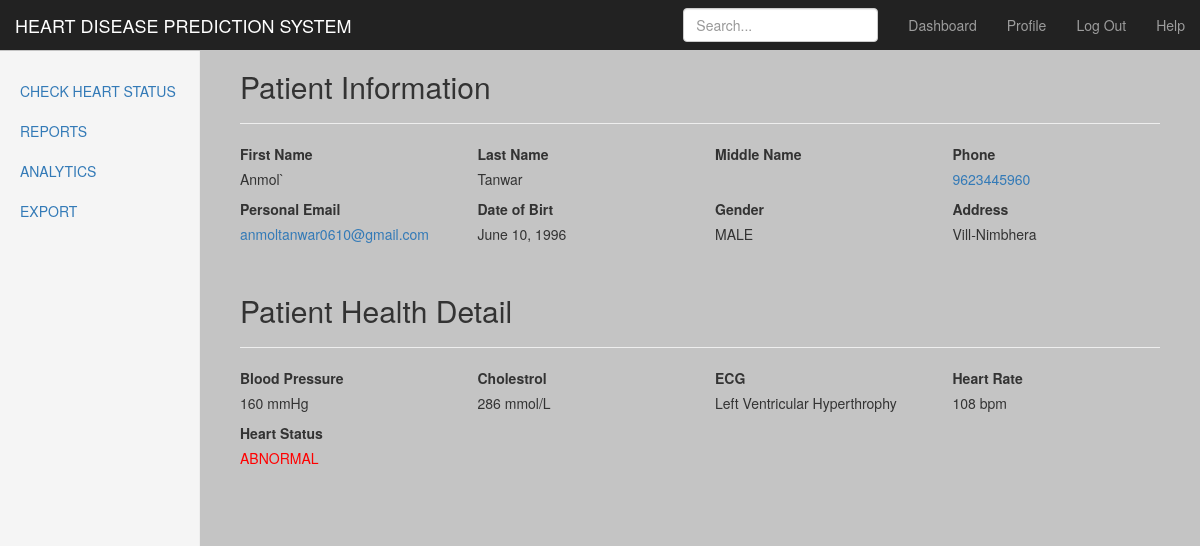
/hdps/prediction/ (signed in), run on the app's committed database.
### hdps/models.py (models this page shows, shortened)
class Profile(models.Model):
    user = models.OneToOneField(settings.AUTH_USER_MODEL, primary_key = True,on_delete=models.CASCADE)
    age = models.IntegerField(blank=True,null=True)
    birth_date = models.DateField(null=True, blank=True)
    phone_no = models.IntegerField()
    address = models.CharField(max_length=30, blank=True)
    profile_pic = models.ImageField(blank=True,null=True)

class UserReport(models.Model):
    SEX_CHOICES = [
        (1,'Male'),
        (0,'Female'),
        (0,'Others')
    ]
    CHEST_PAIN_CHOICES = [
        (1,'Typical Angina'),
        (2,'Atypical Angina'),
        (3,'Non-Anignal Pain'),
        (4,'Asymptotic')
    ]
    BLOOD_SUGAR_CHOICES = [
        (0,'Blood Sugar < 120mg/dl'),
        (1,'Blood Sugar > 120mg/dl')
    ]
    ECG_CHOICES = [
        (0,'Normal'),
        (1,'Having ST-T Wave Abromality'),
        (2,'Left Ventricular Hyperthrophy')
    ]
    EXERCISE_ANGINA_CHOICES = [
        (1,'Yes'),
        (0,'No')
    ]
    PEAK_ST_SEGMENT_CHOICES = [
        (1,'Upsloping'),
        (2,'Flat'),
        (3,'Downsloping')
    ]
    THAL_CHOICES=[
        (3,'Normal'),
        (6,'Fixed Defect'),
        (7,'Reversible Defect')
    ]
    user = models.ForeignKey(settings.AUTH_USER_MODEL,on_delete=models.CASCADE)
    age = models.IntegerField()
    sex = models.IntegerField(choices= SEX_CHOICES)
    cp = models.IntegerField(choices= CHEST_PAIN_CHOICES)
    restbps = models.IntegerField()
    chol = models.IntegerField()
    fbs = models.IntegerField(choices=BLOOD_SUGAR_CHOICES)
    ecg = models.IntegerField(choices=ECG_CHOICES)
    heart_rate = models.IntegerField()
    ex_in_angina = models.IntegerField(choices = EXERCISE_ANGINA_CHOICES)
    st_depression_in_exercise = models.FloatField()
    peak_st_segment = models.IntegerField(choices=PEAK_ST_SEGMENT_CHOICES)
    vessels_by_flourosopy = models.FloatField()
    thal = models.IntegerField(choices=THAL_CHOICES)
    date_time = models.DateTimeField(default=timezone.now())

### hdps/views.py (the view)
# urls.py: path('prediction/',views.predict,name='heart_prediction')
def predict(request):
    data = UserReport.objects.filter(user=request.user).latest('date_time')
    print(data.age)
    reportData = np.array([data.age,data.sex,data.cp,data.restbps,data.chol,data.fbs,data.ecg,data.heart_rate,data.ex_in_angina,data.st_depression_in_exercise,data.peak_st_segment,data.vessels_by_flourosopy,data.thal])
    reportData = reportData.reshape(1,-1)
    sc = ss()
    trained_data = sc.fit_transform(HdpsConfig.trained_data)
    reportData = sc.transform(reportData)
    result = HdpsConfig.classifier.predict(reportData)
    if data.sex == 1:
        sex = 'MALE'
    else:
        sex= 'FEMALE'
    if data.ecg == 0:
        ecg_val = 'Normal'
    elif data.ecg == 1:
        ecg_val = 'ST-T Wave Abnormality'
    else:
        ecg_val = 'Left Ventricular Hyperthrophy'
    try:
        profile = Profile.objects.get(user = request.user)
    except:
        profile = None
    return render(request,'prediction_report.html',{'report_data':data,'result':result,'sex':sex,'profile':profile,'ecg_val':ecg_val})

### hdps/templates/prediction_report.html (shortened to what this page needs)
{% extends 'home.html' %}
{% load staticfiles %}
{% block body_block %}
<link rel='stylesheet' href=" {% static 'css/prediction_report.css' %}" />
<div class="col-sm-9 col-sm-offset-3 col-md-10 col-md-offset-2 main">
                                        <div class="details-tab">
                                            <div class="d-flex flex-row align-items-center mb-2">
                                                <h2 class="card-title media-body">Patient Information</h2>
                                            </div>
                                            <hr>
                                            <div class="row view-basic-card">
                                                    <div class="col-12 col-md-6 col-lg-3">
                                                        <label class="pmd-list-subtitle">First Name</label>
                                                        <p class="pmd-list-title">{{user.first_name}}</p>
                                                    </div>
                                                    <div class="col-12 col-md-6 col-lg-3">
                                                        <label class="pmd-list-subtitle">Last Name</label>
                                                        <p class="pmd-list-title">{{user.last_name}}</p>
                                                    </div>
                                                    <div class="col-12 col-md-6 col-lg-3">
                                                        <label class="pmd-list-subtitle">Middle Name</label>
                                                    </div>
                                                    <div class="col-12 col-md-6 col-lg-3">
                                                        <label class="pmd-list-subtitle">Phone</label>
                                                        <p class="pmd-list-title"><a href="#" title="">{{profile.phone_no}}</a></p>
                                                    </div>
                                                    <div class="col-12 col-md-6 col-lg-3">
                                                        <label class="pmd-list-subtitle">Personal Email</label>
                                                        <p class="pmd-list-title"><a href="#" title="">{{user.email}}</a></p>
                                                    </div>
                                                    <div class="col-12 col-md-6 col-lg-3">
                                                        <label class="pmd-list-subtitle">Date of Birt</label>
                                                        <p class="pmd-list-title">{{profile.birth_date}} </p>
                                                    </div>
                                                    <div class="col-12 col-md-6 col-lg-3">
                                                        <label class="pmd-list-subtitle">Gender</label>
                                                        <p class="pmd-list-title">{{sex}}</p>
                                                    </div>
                                                    <div class="col-12 col-md-6 col-lg-3">
                                                        <label class="pmd-list-subtitle">Address</label>
                                                        <p class="pmd-list-title">{{profile.address}}</p>
                                                    </div>
                                                </div>
                                        </div><br><br>
                                        <div class="details-tab">
                                            <div class="d-flex flex-row align-items-center mb-2">
                                                <h2 class="card-title media-body">Patient Health Detail</h2>
                                            </div>
                                            <hr>
                                            <div class="row view-employee-card">
                                                    <div class="col-12 col-md-6 col-lg-3">
                                                        <label class="pmd-list-subtitle">Blood Pressure</label>
                                                        <p class="pmd-list-title">{{report_data.restbps}} mmHg</p>
                                                    </div>
                                                    <div class="col-12 col-md-6 col-lg-3">
                                                        <label class="pmd-list-subtitle">Cholestrol </label>
                                                        <p class="pmd-list-title">{{report_data.chol}} mmol/L</p>
                                                    </div>
                                                    <div class="col-12 col-md-6 col-lg-3">
                                                        <label class="pmd-list-subtitle">ECG </label>
                                                        <p class="pmd-list-title">{{ecg_val}}</p>
                                                    </div>
                                                    <div class="col-12 col-md-6 col-lg-3">
                                                        <label class="pmd-list-subtitle">Heart Rate</label>
                                                        <p class="pmd-list-title">{{report_data.heart_rate}} bpm</p>
                                                    </div>
                                                    <div class="col-12 col-md-6 col-lg-3">
                                                        <label class="pmd-list-subtitle">Heart Status</label>
                                                        {% if result == 0%}
                                                          <p class="pmd-list-title" style='color:green'>NORMAL</p>
                                                        {% else %}
                                                        <p class="pmd-list-title" style='color:red'>ABNORMAL</p>
                                                        {%endif%}                                                   </div>
                                                </div>
</div>
{% endblock %}

### hdps/static/css/home.css (style rules this page uses)
body { padding-top:50px; }
.main { padding: 20px; }
@media (min-width: 768px) { .main { padding-right: 40px; padding-left: 40px; } }

### hdps/static/css/prediction_report.css (style rules this page uses)
body { background: #c4c4c4; }

### data on the page
Profile: phone_no "9623445960", birth_date "June 10, 1996", address "Vill-Nimbhera"
UserReport: restbps "160", chol "286", heart_rate "108"

### other printed values
{{ user.first_name }} "Anmol`"
{{ user.last_name }} "Tanwar"
{{ user.email }} "anmoltanwar0610@gmail.com"
{{ sex }} "MALE"
{{ ecg_val }} "Left Ventricular Hyperthrophy"
